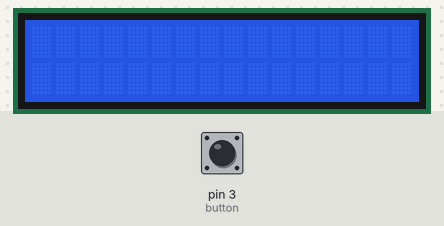
Bench run of a program on a simulated MicroPython board. On the bench: 16×2 character LCD. Inputs (shaded band) come from the test bench; at power-on: pin 3 (button) HIGH. What the program prints to the serial console is not drawn.

Above: at 1.2 s.
1.3 s: pin 3 (button) pulled LOW for 0.15 s
At 3.5 s:
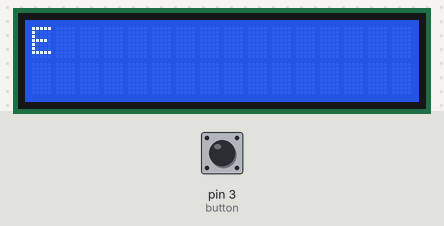
3.9 s: pin 3 (button) pulled LOW for 1 s
At 6.7 s:
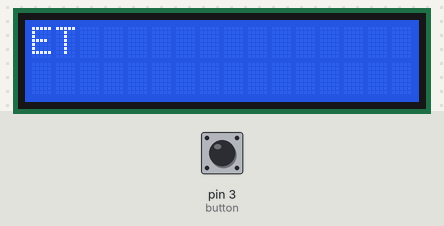
7.4 s: pin 3 (button) pulled LOW for 3.2 s
At 12.4 s:
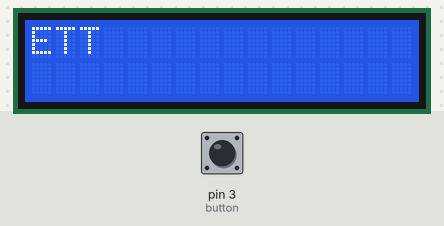
13.1 s: pin 3 (button) pulled LOW for 0.15 s
At 15.0 s:
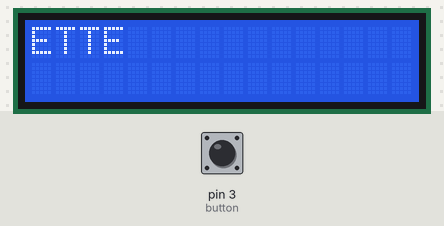
15.7 s: pin 3 (button) pulled LOW for 0.15 s
At 18.0 s:
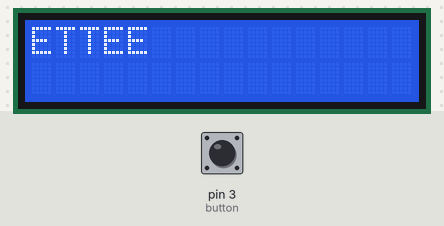
18.3 s: pin 3 (button) pulled LOW for 1 s
At 21.3 s:
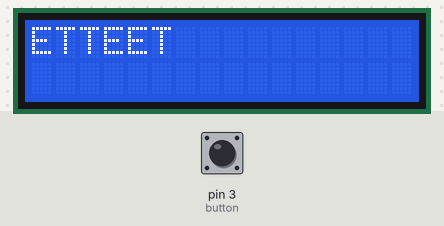
Timing chart, 0 to 22.8 s (numbered marks = the images above; inputs shaded):
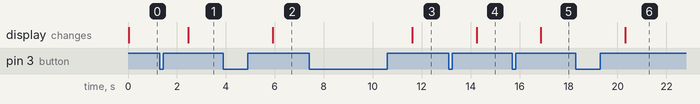

Measured:
- after the input at 1.3 s, the display: changes after 1.2 s (image 1)
- after the input at 3.9 s, the display: changes after 2.0 s (image 2)
- after the input at 7.4 s, the display: changes after 4.2 s (image 3)
- after the input at 13.1 s, the display: changes after 1.2 s (image 4)
- after the input at 15.7 s, the display: changes after 1.2 s (image 5)
- after the input at 18.3 s, the display: changes after 2.0 s (image 6)

The program:

morse-code-demo.py
```python
from machine import Pin
import machine
import time
import math

# Configure the button pin
button = Pin(3, Pin.IN, Pin.PULL_UP)  # Replace with your GPIO pin

# Morse code dictionary
MORSE_CODE_DICT = {

    '...': 'S', '---': 'O',
    '.-': 'A', '-...': 'B', '-.-.': 'C', '-..': 'D', '.': 'E', '..-.': 'F',
    '--.': 'G', '....': 'H', '..': 'I', '.---': 'J', '-.-': 'K', '.-..': 'L',
    '--': 'M', '-.': 'N', '.---.': 'P', '--.-': 'Q', '.-.': 'R', '...': 'S',
    '-': 'T', '..-': 'U', '...-': 'V', '.--': 'W', '-..-': 'X', '-.--': 'Y',
    '--..': 'Z', '-----': '0', '.----': '1', '..---': '2', '...--': '3',
    '....-': '4', '.....': '5', '-....': '6', '--...': '7', '---..': '8',
    '----.': '9'
}


# Timing constants (in seconds)
DOT_TIME = 0.2  # Duration for a dot
DASH_TIME = 0.3  # Minimum duration for a dash
LETTER_GAP = 0.5  # Gap between letters
WORD_GAP = 1.0  # Gap between words


class LCD():
    def __init__(self, addr=0x27, blen=1):
        sda = machine.Pin(0)
        scl = machine.Pin(1)
        self.bus = machine.I2C(0, sda=sda, scl=scl, freq=400000)
        self.addr = addr
        self.blen = blen
        self.send_command(0x33)  # Initialize to 8-bit mode first
        time.sleep(0.005)
        self.send_command(0x32)  # Then switch to 4-bit mode
        time.sleep(0.005)
        self.send_command(0x28)  # 2 lines, 5x7 matrix
        time.sleep(0.005)
        self.send_command(0x0C)  # Display ON, cursor OFF
        time.sleep(0.005)
        self.clear()

    def write_word(self, data):
        temp = data
        if self.blen == 1:
            temp |= 0x08  # Backlight ON
        else:
            temp &= 0xF7  # Backlight OFF
        self.bus.writeto(self.addr, bytearray([temp]))

    def send_command(self, cmd):
        # Send high nibble
        buf = cmd & 0xF0
        buf |= 0x04  # RS = 0, RW = 0, EN = 1
        self.write_word(buf)
        time.sleep(0.002)
        buf &= 0xFB  # EN = 0
        self.write_word(buf)

        # Send low nibble
        buf = (cmd & 0x0F) << 4
        buf |= 0x04  # RS = 0, RW = 0, EN = 1
        self.write_word(buf)
        time.sleep(0.002)
        buf &= 0xFB  # EN = 0
        self.write_word(buf)

    def send_data(self, data):
        # Send high nibble
        buf = data & 0xF0
        buf |= 0x05  # RS = 1, RW = 0, EN = 1
        self.write_word(buf)
        time.sleep(0.002)
        buf &= 0xFB  # EN = 0
        self.write_word(buf)

        # Send low nibble
        buf = (data & 0x0F) << 4
        buf |= 0x05  # RS = 1, RW = 0, EN = 1
        self.write_word(buf)
        time.sleep(0.002)
        buf &= 0xFB  # EN = 0
        self.write_word(buf)

    def clear(self):
        self.send_command(0x01)  # Clear display

    def write(self, x, y, text):
        if x < 0:
            x = 0
        if x > 15:
            x = 15
        if y < 0:
            y = 0
        if y > 1:
            y = 1

        # Move cursor
        addr = 0x80 + 0x40 * y + x
        self.send_command(addr)

        # Write text
        for char in text:
            self.send_data(ord(char))

    def message(self, text):
        for char in text:
            if char == '\n':
                self.send_command(0xC0)  # Move to second line
            else:
                self.send_data(ord(char))


class MORSE():
    def read_morse(self):
        """Read button presses and interpret Morse code."""
        morse_sequence = ""
        print("Starting the read loop")

        while True:
            # Wait for button press
            while button.value():
                time.sleep(0.01)

    # Measure press duration
            press_start = time.ticks_ms()
            while not button.value():
                time.sleep(0.01)

            press_duration = (time.ticks_ms() - press_start) / 1000  # Convert to seconds
            print(f"print duration: {press_duration}")

            # Determine dot or dash
            if press_duration < DASH_TIME:
                morse_sequence += '.'
            else:
                morse_sequence += '-'

            # Wait for button release gap
            gap_start = time.ticks_ms()
            while button.value() and (time.ticks_ms() - gap_start) / 1000 < WORD_GAP:
                time.sleep(0.01)

            # Check if it's the end of a letter or word
            gap_duration = (time.ticks_ms() - gap_start) / 1000
            if gap_duration >= WORD_GAP:
                # End of word
                yield morse_sequence.strip()
                yield " "  # Indicate a space between words
                morse_sequence = ""
            elif gap_duration >= LETTER_GAP:
                # End of letter
                yield morse_sequence.strip()
                morse_sequence = ""

    def decode_morse(self):
        """Decode Morse code into ASCII."""
        print("Press the button to send Morse code!")
        current_letter = ""
        for morse in read_morse():
            if morse == " ":
                # End of letter
                print(f"Decoded letter: {current_letter}")
                current_letter = ""
            elif morse in MORSE_CODE_DICT:
                current_letter += MORSE_CODE_DICT[morse]
                print(f"Got a letter")
            else:
                print(f"Unknown sequence: {morse}")


# Initialize components

lcd = LCD()
morsec = MORSE()

while True:
    lcd.clear()
    """Decode Morse code into ASCII."""
    print("Press the button to send Morse code!")
    current_letter = ""
    for morse in morsec.read_morse():
        if morse == " ":
            # End of letter
            lcd.message(f"{current_letter}")
            current_letter = ""
        elif morse in MORSE_CODE_DICT:
            current_letter += MORSE_CODE_DICT[morse]
            print(f"Got a letter")
        else:
            print(f"Unknown sequence: {morse}")

    lcd.message("Morse Code Recd  \n")
    time.sleep(2)
```
